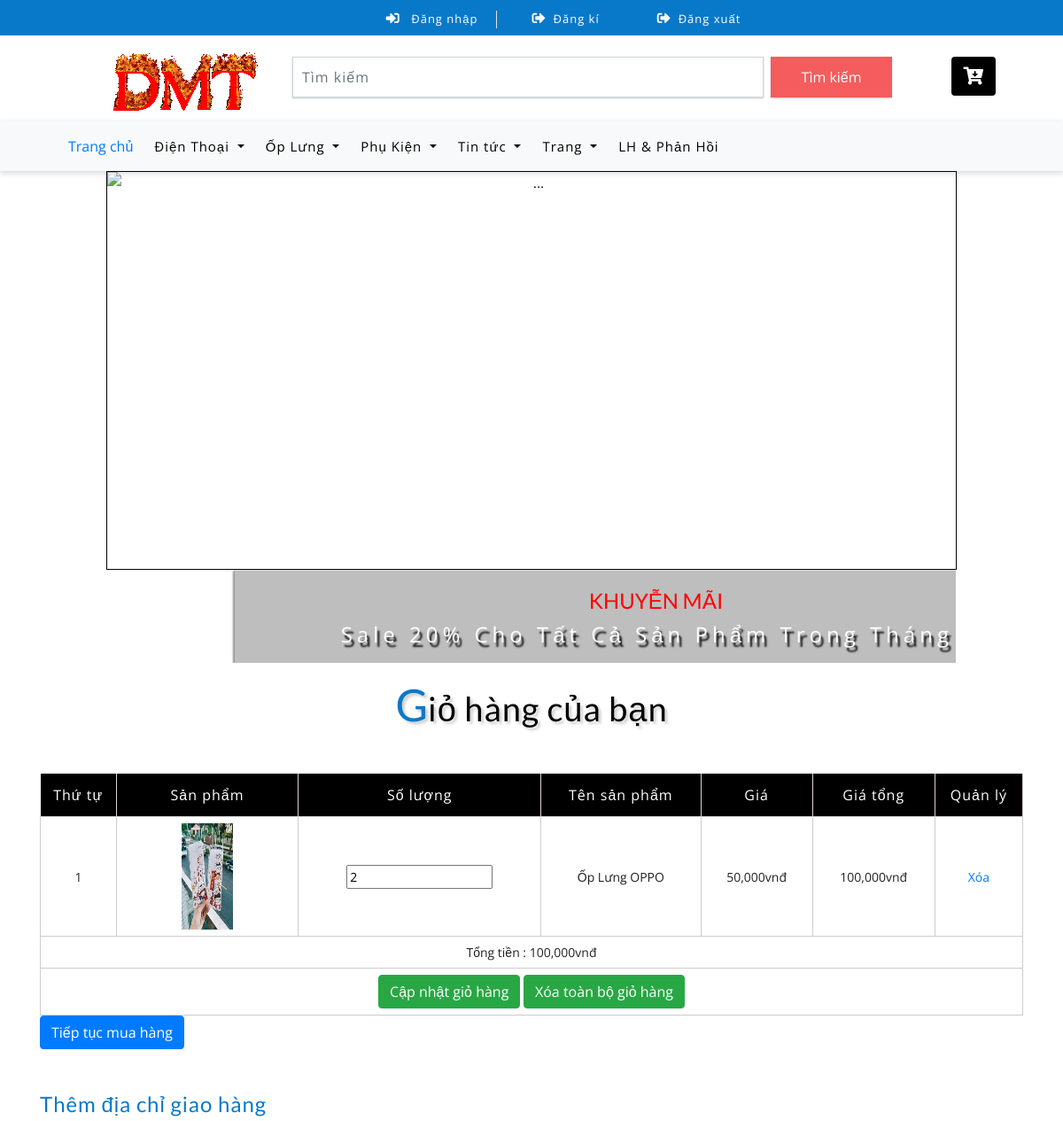
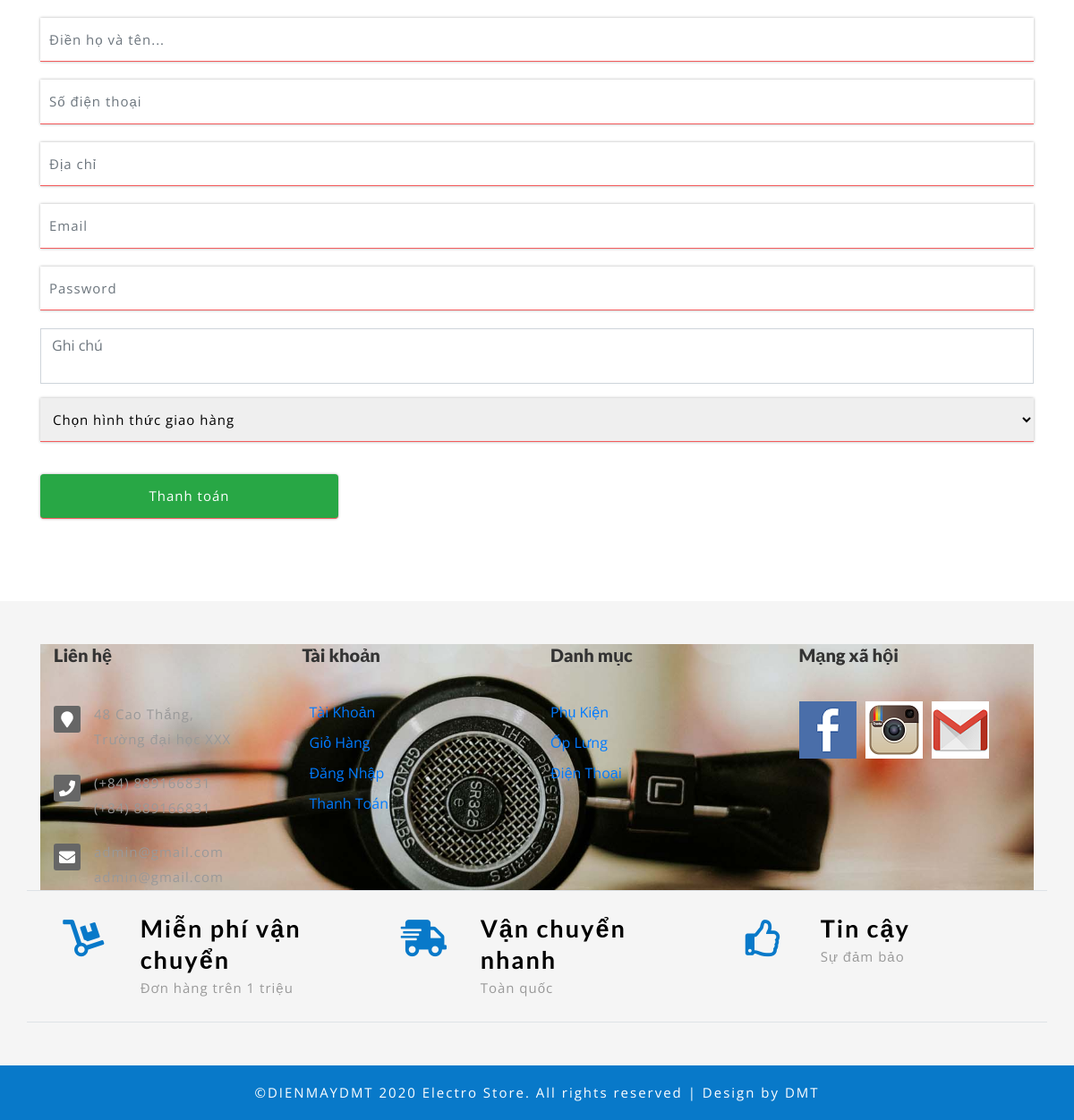
The app's page /?quanly=giohang with its own data (2 pictures, top to bottom).
### tables this page shows
CREATE TABLE `giohang` (
  `giohang_id` int(11) NOT NULL,
  `sp_id` int(11) NOT NULL,
  `tensanpham` varchar(255) NOT NULL,
  `giasanpham` int(11) NOT NULL,
  `hinhanh` varchar(255) NOT NULL,
  `soluong` int(11) NOT NULL
);

CREATE TABLE `danhmuc` (
  `dm_id` int(11) NOT NULL,
  `dm_name` varchar(255) NOT NULL
);

### include/giohang.php (the view, shortened to what this page needs)
<?php
	include("db/connect.php");
?>
<div class="privacy py-sm-5 py-4">
		<div class="container py-xl-4 py-lg-2">
			<h3 class="tittle-w3l text-center mb-lg-5 mb-sm-4 mb-3">
				<span>G</span>iỏ hàng của bạn
			</h3>
			<div class="checkout-right">
                <?php
                    $sql_lay_giohang = mysqli_query($mysqli,"select * from giohang order by giohang_id desc");
                ?>
				<div class="table-responsive">
                    <form action="" method="POST">
					<table class="timetable_sub">
						<thead>
							<tr>
								<th>Thứ tự</th>
								<th>Sản phẩm</th>
								<th>Số lượng</th>
								<th>Tên sản phẩm</th>
                                <th>Giá</th>
                                <th>Giá tổng</th>
								<th>Quản lý</th>
							</tr>
						</thead>
						<tbody>
                            <?php
                            $i=0;
                            $total=0;
                            while($row_fetch_giohang=mysqli_fetch_array($sql_lay_giohang)){
                                $subtotal=$row_fetch_giohang['soluong']*$row_fetch_giohang['giasanpham'];
                                $total+=$subtotal;
                                $i++;
                            ?>
							<tr class="rem1">
								<td class="invert"><?php echo $i ?></td>
								<td class="invert-image">
									<a href="single.html">
										<img src="images/<?php echo $row_fetch_giohang['hinhanh'] ?>" alt=" " height='120px' class="img-responsive">
									</a>
								</td>
								<td class="invert">
                                    <input type="number" min='1' name="soluong[]" value="<?php echo $row_fetch_giohang['soluong'] ?>">
								</td>
								<td class="invert"><?php echo $row_fetch_giohang['tensanpham'] ?></td>
                                <td class="invert"><?php echo number_format( $row_fetch_giohang['giasanpham']).'vnđ' ?></td>
                                <td class="invert"><?php echo number_format( $subtotal).'vnđ' ?></td>
								<td class="invert">
									<a href="?quanly=giohang&xoa=<?php echo $row_fetch_giohang['giohang_id'] ?>">Xóa</a>
								</td>
							</tr>
                            <?php
                            }
                            ?>
                            <tr>
                                <td colspan="7">Tổng tiền : <?php echo number_format( $total).'vnđ' ?></td>
                            </tr>
                            <tr>
                                <td colspan="7"><input type="submit" class="btn btn-success" value="Cập nhật giỏ hàng" name="capnhatsoluong">
                                <input type="submit" class="btn btn-success" value="Xóa toàn bộ giỏ hàng" name="xoagiohang">
                            </tr>
						</tbody>
                    </table>
                    </form>
                    <tr><a href="index.php"><input type="submit" class="btn btn-primary" value="Tiếp tục mua hàng" name="muahang"></a></td></tr>
				</div>
			</div>
            <?php
            if(!isset($_SESSION['dangnhap_home'])){
            ?>
			<div class="checkout-left">
				<div class="address_form_agile mt-sm-5 mt-4">
					<h4 class="mb-sm-4 mb-3">Thêm địa chỉ giao hàng</h4>
					<form action="" method="post" class="creditly-card-form agileinfo_form">
						<div class="creditly-wrapper wthree, w3_agileits_wrapper">
							<div class="information-wrapper">
								<div class="first-row">
									<div class="controls form-group">
										<input class="billing-address-name form-control" type="text" name="name" placeholder="Điền họ và tên..." required="">
									</div>
									<div class="w3_agileits_card_number_grids">
										<div class="w3_agileits_card_number_grid_left form-group">
											<div class="controls">
												<input type="text" class="form-control" placeholder="Số điện thoại" name="phone" required="">
											</div>
										</div>
										<div class="w3_agileits_card_number_grid_right form-group">
											<div class="controls">
												<input type="text" class="form-control" placeholder="Địa chỉ" name="address" required="">
											</div>
										</div>
									</div>
									<div class="controls form-group">
										<input type="text" class="form-control" placeholder="Email" name="email" required="">
                                    </div>
                                    <div class="controls form-group">
										<input type="password" class="form-control" placeholder="Password" name="password" required="">
                                    </div>
                                    <div class="controls form-group">
										<textarea style="resize: none" class="form-control" placeholder="Ghi chú" name="note" required=""></textarea>
									</div>
									<div class="controls form-group">
										<select class="option-w3ls" name="giaohang">
											<option>Chọn hình thức giao hàng</option>
										</select>
									</div>
                                </div>
                                <input type="submit" name="thanhtoan" class="btn btn-success" style="width:30%" value="Thanh toán">
							</div>
						</div>
					</form>
				</div>
			</div>
            <?php
            }
            ?>
		</div>
	</div>

### include/footer.php
<footer>
		<div class="footer-top-first">
			<div class="container py-md-5 py-sm-4 py-3">
				<div class="footer-top section-padding">
        <div class="footer-dsc">
            <div class="container">
                <div class="row">
                    <div class="col-xs-12 col-sm-6 col-md-3">
                        <div class="single-text">
                            <div class="footer-title">
                                <h4>Liên hệ</h4>
                            </div>
                            <div class="footer-text">
                                <ul style="list-style-type: none;">
                                    <li>
                                        <i class="fa fa-map-marker"></i>
                                        <p>48 Cao Thắng,</p>
                                        <p>Trường đại học XXX</p>
                                    </li>
                                    <li>
                                        <i class="fas fa-phone"></i>
                                        <p>(+84) 889166831</p>
                                        <p>(+84) 889166831</p>
                                    </li>
                                    <li>
                                        <i class="fa fa-envelope"></i>
                                        <p>admin@gmail.com</p>
                                        <p>admin@gmail.com</p>
                                    </li>
                                </ul>
                            </div>
                        </div>
                    </div>
                    <div class="col-xs-6 col-sm-3 col-md-3 wide-mobile">
                        <div class="single-text">
                            <div class="footer-title">
                                <h4>Tài khoản</h4>
                            </div>
                            <div class="footer-menu">
                                <ul style="list-style-type: none;">
                                    <li><a href="#" data-toggle="modal" data-target="#dangnhap"><i class="mdi mdi-menu-right"></i>Tài khoản</a></li>
                                    <li><a href="?quanly=giohang"><i class="mdi mdi-menu-right"></i>Giỏ Hàng</a></li>
                                    <li><a href="#"data-toggle="modal" data-target="#dangnhap"><i class="mdi mdi-menu-right"></i>Đăng Nhập</a></li>
                                    <li><a href="?act=quanly=giohang"><i class="mdi mdi-menu-right"></i>Thanh Toán</a></li>
                                </ul>
                            </div>
                        </div>
                    </div>
                    <div class="col-xs-6 col-sm-3 col-md-3 wide-mobile">
                        <div class="single-text">
                            <div class="footer-title">
                                <h4>Danh mục</h4>
                            </div>
                            <div class="footer-menu">
                                <ul style="list-style-type: none;">
                                    <?php
								$sql_category1 = mysqli_query($mysqli,"select * from danhmuc order by dm_id desc");
								while($row_title1= mysqli_fetch_array($sql_category1)){
								?>
							<ul style="list-style-type: none;">
								<li style="padding-bottom: 10px">
									<a href="?quanly=dm&id=<?php echo $row_title1["dm_id"] ?>"> <?php echo $row_title1["dm_name"] ?></a>
								</li>
							</ul>
							<?php
								}
								?>
                                </ul>
                            </div>
                        </div>
                    </div>
                    <div class="col-xs-12 col-sm-12 col-md-3 r-margin-top wide-mobile">
                        <div class="single-text">
                            <div class="footer-title">
                                <h4>Mạng xã hội</h4>
                            </div>
                            <div class="clearfix instagram">
                                <ul style="list-style-type: none;">
                                    <li style="float: left;"><a href="#"><img src="images/in1.png" alt="Instagram" /></a></li>
                                    <li style="float: left;"><a href="#"><img src="images/in2.png" alt="Instagram" /></a></li>
                                    <li><a href="#"><img src="images/in3.png" alt="Instagram" /></a></li>
                                </ul>
                            </div>
                        </div>
                    </div>
                </div>
            </div>
        </div>
    </div>
				<div class="row w3l-grids-footer border-top border-bottom py-sm-4 py-3">
					<div class="col-md-4 offer-footer">
						<div class="row">
							<div class="col-4 icon-fot">
								<i class="fas fa-dolly"></i>
							</div>
							<div class="col-8 text-form-footer">
								<h3>Miễn phí vận chuyển</h3>
								<p>Đơn hàng trên 1 triệu</p>
							</div>
						</div>
					</div>
					<div class="col-md-4 offer-footer my-md-0 my-4">
						<div class="row">
							<div class="col-4 icon-fot">
								<i class="fas fa-shipping-fast"></i>
							</div>
							<div class="col-8 text-form-footer">
								<h3>Vận chuyển nhanh</h3>
								<p>Toàn quốc</p>
							</div>
						</div>
					</div>
					<div class="col-md-4 offer-footer">
						<div class="row">
							<div class="col-4 icon-fot">
								<i class="far fa-thumbs-up"></i>
							</div>
							<div class="col-8 text-form-footer">
								<h3>Tin cậy</h3>
								<p>Sự đảm bảo</p>
							</div>
						</div>
					</div>
				</div>
			</div>
		</div>
	</footer>

### css/style.css (style rules this page uses)
html, body { margin: 0; font-size: 100%; background: #fff; font-family: 'Open Sans', sans-serif; }
input[type="button"], input[type="submit"] { transition: 0.5s all; -webkit-transition: 0.5s all; -moz-transition: 0.5s all; -o-transition: 0.5s all; -ms-transition: 0.5s all; }
h1, h2, h3, h4, h5, h6 { margin: 0; font-family: 'Lato', sans-serif; }
p { margin: 0; letter-spacing: 1px; font-size: 15px; line-height: 1.9; color: #999; font-family: 'Open Sans', sans-serif; }
ul { margin: 0; padding: 0; }
h3.tittle-w3l { color: #000; font-size: 38px; letter-spacing: 1px; text-shadow: 3px 3px 3px rgba(0, 0, 0, 0.19); }
h3.tittle-w3l span { color: #0879c9; font-size: 50px; letter-spacing: 0; }
.btn { display: inline-block; }
.icon-fot { text-align: center; }
.icon-fot i { font-size: 41px; line-height: 1.4; color: #0879c9; }
.text-form-footer { padding: 0; }
.text-form-footer h3 { color: #000; font-size: 27px; letter-spacing: 2px; font-weight: 600; line-height: 1.3; }
table.timetable_sub { width: 100%; margin: 0 auto; }
.timetable_sub th { background: #000; color: #fff; font-size: 16px; border-right: 1px solid #ded2d2; text-align: center; padding: 12px 0; letter-spacing: 1px; font-weight: normal; }
.timetable_sub td { text-align: center; padding: 7px; font-size: 14px; color: #212121; }
.timetable_sub td { border: 1px solid #CDCDCD; }
td.invert-image a img { width: 30%; margin: 0 auto; }
.address_form_agile h4 { color: #0879c9; font-size: 24px; letter-spacing: 1px; }
.information-wrapper input, .information-wrapper select { width: 100%; font-size: 15px; letter-spacing: 1px; padding: 13px 10px; margin-bottom: 20px; outline: none; border: none; border-bottom: 1px solid #F45C5D; -webkit-box-shadow: 0px 0px 3px 0px rgba(0, 0, 0, 0.31); -moz-box-shadow: 0px 0px 3px 0px rgba(0, 0, 0, 0.31); box-shadow: 0px 0px 3px 0px rgba(0, 0, 0, 0.31); }
.form-control { border-radius: 0; }
footer ,.latest-blog,.single-products,.service-text,.coming-product.coming-product2 { background: #f5f5f5 none repeat scroll 0 0; }
.footer-top { background: rgba(0, 0, 0, 0) url("img/footer/bg.jpg") no-repeat scroll center center / cover ; }
.footer-title > h4 { color: #333; font-size: 20px; font-weight: 750; margin-bottom: 40px; }
.footer-text i { background: #666 none repeat scroll 0 0; border-radius: 3px; color: #fff; float: left; font-size: 18px; height: 30px; line-height: 30px; margin-right: 15px; margin-top: 5px; text-align: center; width: 30px; }
.footer-text li { float: none; margin-bottom: 20px; }
.footer-text li p { overflow: hidden; }
.footer-menu a { text-transform: capitalize; }
.footer-menu li { float: none; margin-bottom: 10px; }
.footer-menu li:last-child, .footer-text li:last-child , .s-side-text:last-child { margin-bottom: 0; }
.instagram li { padding-bottom: 10px; padding-right: 10px; }
.instagram { margin-right: -17px; }
.instagram a,.footer-menu a { display: block; }
.single-list-view,.instagram a { transition: all 0.3s ease 0s; }

### records on screen
giohang: hinhanh (picture), soluong "2", tensanpham "Ốp Lưng OPPO", giasanpham "50,000", subtotal "100,000"
danhmuc: dm_name "Phụ Kiện"
danhmuc: dm_name "Ốp Lưng"
danhmuc: dm_name "Điện Thoại"

### other values on screen
$total "100,000"
